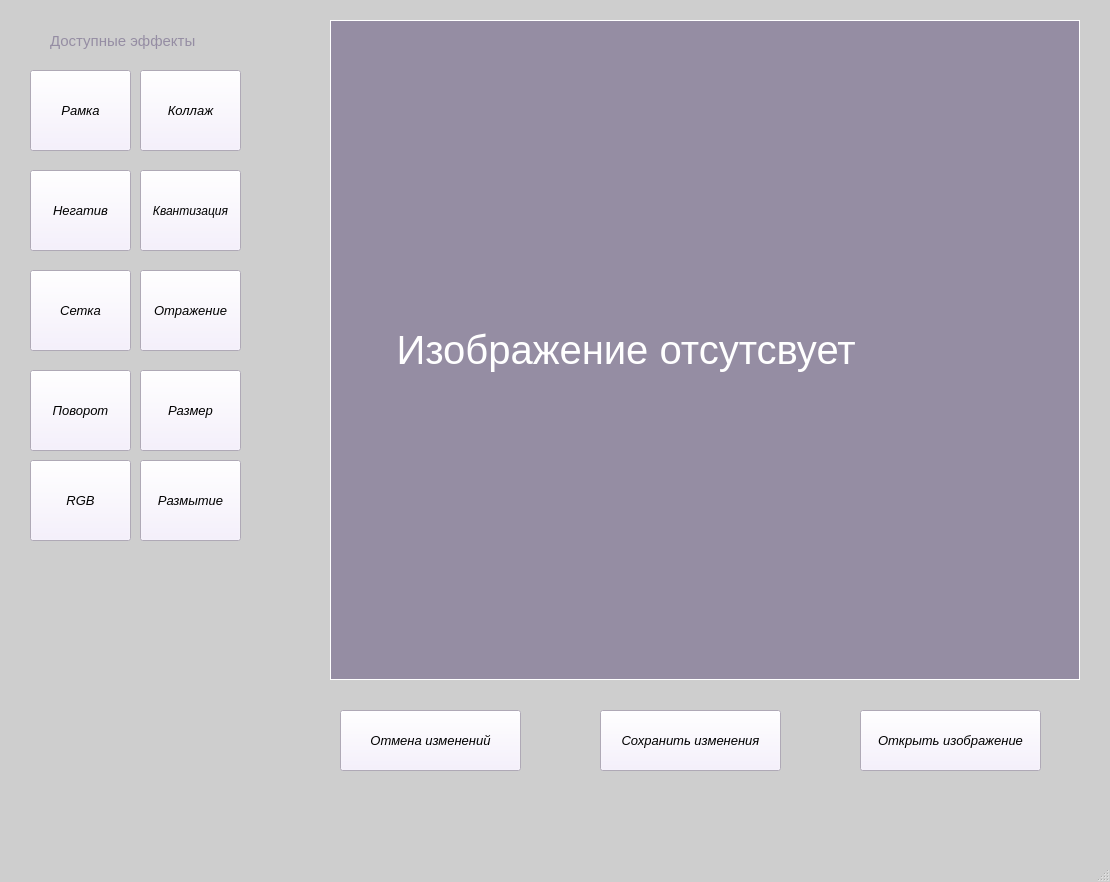
<?xml version="1.0" encoding="UTF-8"?>
<ui version="4.0">
 <class>MainWindow</class>
 <widget class="QMainWindow" name="MainWindow">
  <property name="geometry">
   <rect>
    <x>0</x>
    <y>0</y>
    <width>1110</width>
    <height>882</height>
   </rect>
  </property>
  <property name="sizePolicy">
   <sizepolicy hsizetype="Fixed" vsizetype="Fixed">
    <horstretch>0</horstretch>
    <verstretch>0</verstretch>
   </sizepolicy>
  </property>
  <property name="windowTitle">
   <string>MainWindow</string>
  </property>
  <property name="styleSheet">
   <string notr="true">QPushButton {
            background: #f5edff;
font-style:italic}
            QMainWindow {
            background-color:#cecece;}
  </string>
  </property>
  <widget class="QWidget" name="centralwidget">
   <property name="sizePolicy">
    <sizepolicy hsizetype="Fixed" vsizetype="Fixed">
     <horstretch>0</horstretch>
     <verstretch>0</verstretch>
    </sizepolicy>
   </property>
   <widget class="QLabel" name="image">
    <property name="geometry">
     <rect>
      <x>330</x>
      <y>20</y>
      <width>750</width>
      <height>660</height>
     </rect>
    </property>
    <property name="font">
     <font>
      <pointsize>30</pointsize>
     </font>
    </property>
    <property name="styleSheet">
     <string notr="true">background-color:#958da3;
color:white</string>
    </property>
    <property name="frameShape">
     <enum>QFrame::Box</enum>
    </property>
    <property name="text">
     <string>     Изображение отсутсвует</string>
    </property>
   </widget>
   <widget class="QPushButton" name="open_photo">
    <property name="geometry">
     <rect>
      <x>860</x>
      <y>710</y>
      <width>181</width>
      <height>61</height>
     </rect>
    </property>
    <property name="font">
     <font>
      <pointsize>10</pointsize>
      <italic>true</italic>
     </font>
    </property>
    <property name="text">
     <string>Открыть изображение</string>
    </property>
   </widget>
   <widget class="QPushButton" name="cancell_action">
    <property name="geometry">
     <rect>
      <x>340</x>
      <y>710</y>
      <width>181</width>
      <height>61</height>
     </rect>
    </property>
    <property name="font">
     <font>
      <pointsize>10</pointsize>
      <italic>true</italic>
     </font>
    </property>
    <property name="text">
     <string>Отмена изменений</string>
    </property>
   </widget>
   <widget class="QPushButton" name="border">
    <property name="geometry">
     <rect>
      <x>30</x>
      <y>70</y>
      <width>101</width>
      <height>81</height>
     </rect>
    </property>
    <property name="font">
     <font>
      <pointsize>10</pointsize>
      <italic>true</italic>
     </font>
    </property>
    <property name="styleSheet">
     <string notr="true"/>
    </property>
    <property name="text">
     <string>Рамка</string>
    </property>
   </widget>
   <widget class="QPushButton" name="save_photo">
    <property name="geometry">
     <rect>
      <x>600</x>
      <y>710</y>
      <width>181</width>
      <height>61</height>
     </rect>
    </property>
    <property name="font">
     <font>
      <pointsize>10</pointsize>
      <italic>true</italic>
     </font>
    </property>
    <property name="text">
     <string>Сохранить изменения</string>
    </property>
   </widget>
   <widget class="QLabel" name="label">
    <property name="geometry">
     <rect>
      <x>50</x>
      <y>20</y>
      <width>181</width>
      <height>41</height>
     </rect>
    </property>
    <property name="font">
     <font>
      <pointsize>11</pointsize>
     </font>
    </property>
    <property name="styleSheet">
     <string notr="true">color:#958da3</string>
    </property>
    <property name="text">
     <string>Доступные эффекты</string>
    </property>
   </widget>
   <widget class="QPushButton" name="collage">
    <property name="geometry">
     <rect>
      <x>140</x>
      <y>70</y>
      <width>101</width>
      <height>81</height>
     </rect>
    </property>
    <property name="font">
     <font>
      <pointsize>10</pointsize>
      <italic>true</italic>
     </font>
    </property>
    <property name="text">
     <string>Коллаж</string>
    </property>
   </widget>
   <widget class="QPushButton" name="negative">
    <property name="geometry">
     <rect>
      <x>30</x>
      <y>170</y>
      <width>101</width>
      <height>81</height>
     </rect>
    </property>
    <property name="font">
     <font>
      <pointsize>10</pointsize>
      <italic>true</italic>
     </font>
    </property>
    <property name="text">
     <string>Негатив</string>
    </property>
   </widget>
   <widget class="QPushButton" name="kvant">
    <property name="geometry">
     <rect>
      <x>140</x>
      <y>170</y>
      <width>101</width>
      <height>81</height>
     </rect>
    </property>
    <property name="font">
     <font>
      <pointsize>9</pointsize>
      <italic>true</italic>
     </font>
    </property>
    <property name="text">
     <string>Квантизация</string>
    </property>
   </widget>
   <widget class="QPushButton" name="grid">
    <property name="geometry">
     <rect>
      <x>30</x>
      <y>270</y>
      <width>101</width>
      <height>81</height>
     </rect>
    </property>
    <property name="font">
     <font>
      <pointsize>10</pointsize>
      <italic>true</italic>
     </font>
    </property>
    <property name="text">
     <string>Сетка</string>
    </property>
   </widget>
   <widget class="QPushButton" name="refl">
    <property name="geometry">
     <rect>
      <x>140</x>
      <y>270</y>
      <width>101</width>
      <height>81</height>
     </rect>
    </property>
    <property name="font">
     <font>
      <pointsize>10</pointsize>
      <italic>true</italic>
     </font>
    </property>
    <property name="text">
     <string>Отражение</string>
    </property>
   </widget>
   <widget class="QPushButton" name="rotate">
    <property name="geometry">
     <rect>
      <x>30</x>
      <y>370</y>
      <width>101</width>
      <height>81</height>
     </rect>
    </property>
    <property name="font">
     <font>
      <pointsize>10</pointsize>
      <italic>true</italic>
     </font>
    </property>
    <property name="text">
     <string>Поворот</string>
    </property>
   </widget>
   <widget class="QPushButton" name="size_btn">
    <property name="geometry">
     <rect>
      <x>140</x>
      <y>370</y>
      <width>101</width>
      <height>81</height>
     </rect>
    </property>
    <property name="font">
     <font>
      <pointsize>10</pointsize>
      <italic>true</italic>
     </font>
    </property>
    <property name="text">
     <string>Размер</string>
    </property>
   </widget>
   <widget class="QPushButton" name="rgb_btn">
    <property name="geometry">
     <rect>
      <x>30</x>
      <y>460</y>
      <width>101</width>
      <height>81</height>
     </rect>
    </property>
    <property name="font">
     <font>
      <pointsize>10</pointsize>
      <italic>true</italic>
     </font>
    </property>
    <property name="text">
     <string>RGB</string>
    </property>
   </widget>
   <widget class="QPushButton" name="bluring">
    <property name="geometry">
     <rect>
      <x>140</x>
      <y>460</y>
      <width>101</width>
      <height>81</height>
     </rect>
    </property>
    <property name="font">
     <font>
      <pointsize>10</pointsize>
      <italic>true</italic>
     </font>
    </property>
    <property name="text">
     <string>Размытие</string>
    </property>
   </widget>
  </widget>
  <widget class="QStatusBar" name="statusbar"/>
 </widget>
 <resources/>
 <connections/>
</ui>
